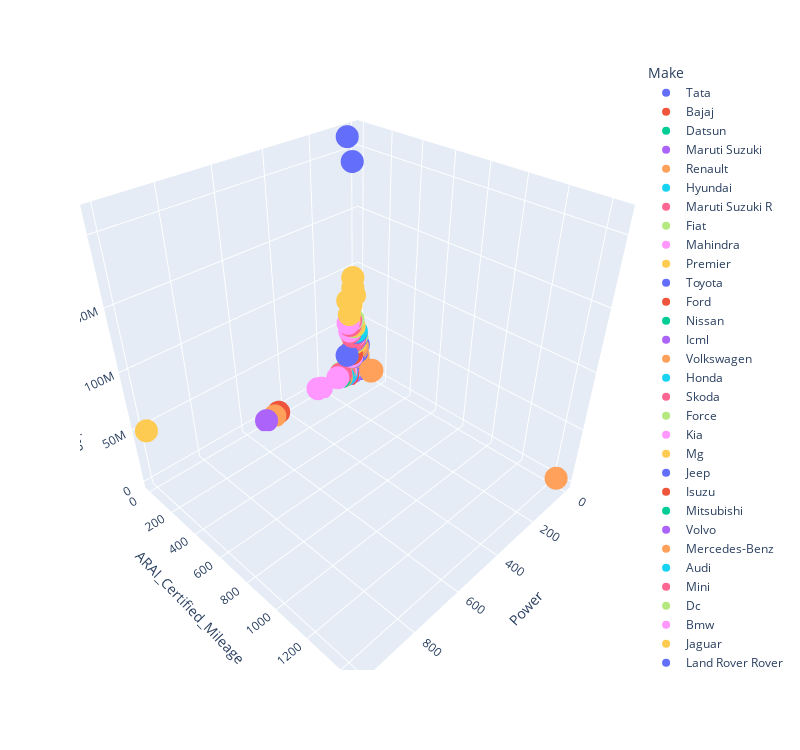

The notebook cell saved with this chart:
### Code cell
fig = px.scatter_3d(df, x='Power', z='Ex-Showroom_Price', y='ARAI_Certified_Mileage',color='Make',width=800,height=750)
fig.update_layout(showlegend=True)
fig.show();
